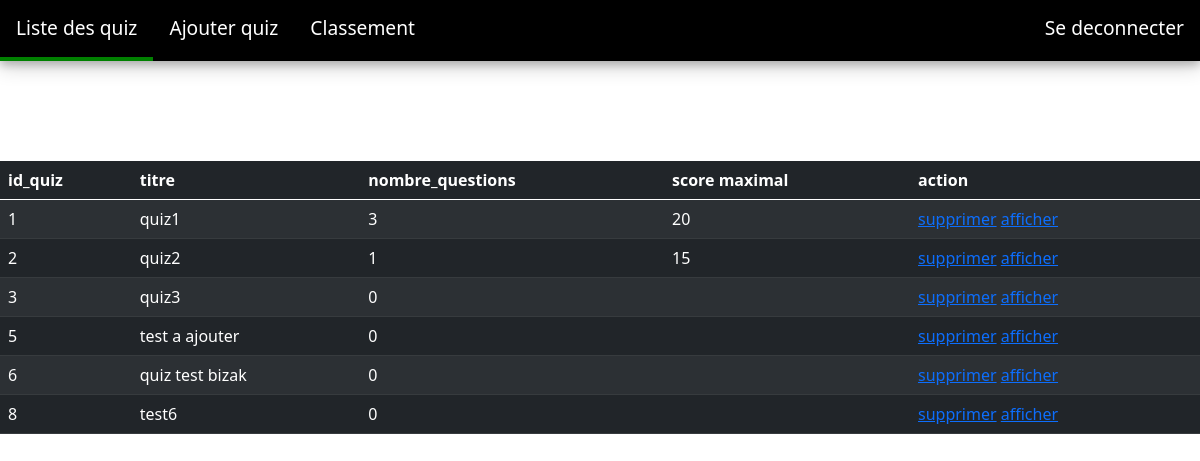
Screenshot of /prof/liste_quiz.php with the database file from the repository.
### tables this page shows
CREATE TABLE `quiz` (
  `id_quiz` int(11) NOT NULL,
  `titre_quiz` varchar(255) NOT NULL
);

### prof/liste_quiz.php (the view, shortened to what this page needs)
<?php
include('home.php');
?>
<html lang="en">
<head>
    <link href="https://cdn.jsdelivr.net/npm/bootstrap@5.0.0-beta3/dist/css/bootstrap.min.css" rel="stylesheet">
</head>
<body>
     <div class="show-quiz">
        <table class="table table-dark table-striped table-hover">
            <thead>
                <th>id_quiz</th>
                <th>titre</th>
                <th>nombre_questions</th>
                <th>score maximal</th>
                <th>action</th>
            </thead>
            <tbody>
                <?php
                    $conn = new PDO('mysql:host=webetu.univ-st-etienne.fr;dbname=mg06866u;charset=utf8', 'mg06866u', 'I89APVN5');
                    $sql = "SELECT * FROM quiz";
                    $resultat = $conn->query($sql);
                    while($row = $resultat->fetch()){
                            ?>
                        <tr>
                            <td><?php echo $row["id_quiz"] ?></td>
                            <td><?php echo $row["titre_quiz"] ?></td>
                            <?php
                                $id_quiz = $row['id_quiz'];
                                $sql2 = "SELECT count(*) as count, SUM(score) as totalscore from question where id_quiz=$id_quiz";
                                $requete = $conn->query($sql2);
                                $donnees = $requete->fetch();
                            ?>
                            <td><?php echo $donnees["count"]; ?></td>
                            <td><?php echo $donnees["totalscore"]; ?></td>
                            <td><a href="./delete_quiz.php?id_quiz=<?php echo $row["id_quiz"] ; ?>" type="button">supprimer</a><span> </span><a href="./afficher_quiz.php?id_quiz=<?php echo $row["id_quiz"] ; ?>" type="button">afficher</a></td>
                        </tr>
                            <?php
                        }
                ?>
            </tbody>
        </table>
</body>
</html>

### css/acceuil.css (style rules this page uses)
body { margin: 0px; padding: 0px; }

### prof/liste_quiz.php (style rules this page uses)
.show-quiz { margin-top:100px; }

### rows the page displays
quiz: id_quiz "1", titre_quiz "quiz1", count "3", totalscore "20"
quiz: id_quiz "2", titre_quiz "quiz2", count "1", totalscore "15"
quiz: id_quiz "3", titre_quiz "quiz3", count "0"
quiz: id_quiz "5", titre_quiz "test a ajouter", count "0"
quiz: id_quiz "6", titre_quiz "quiz test bizak", count "0"
quiz: id_quiz "8", titre_quiz "test6", count "0"
